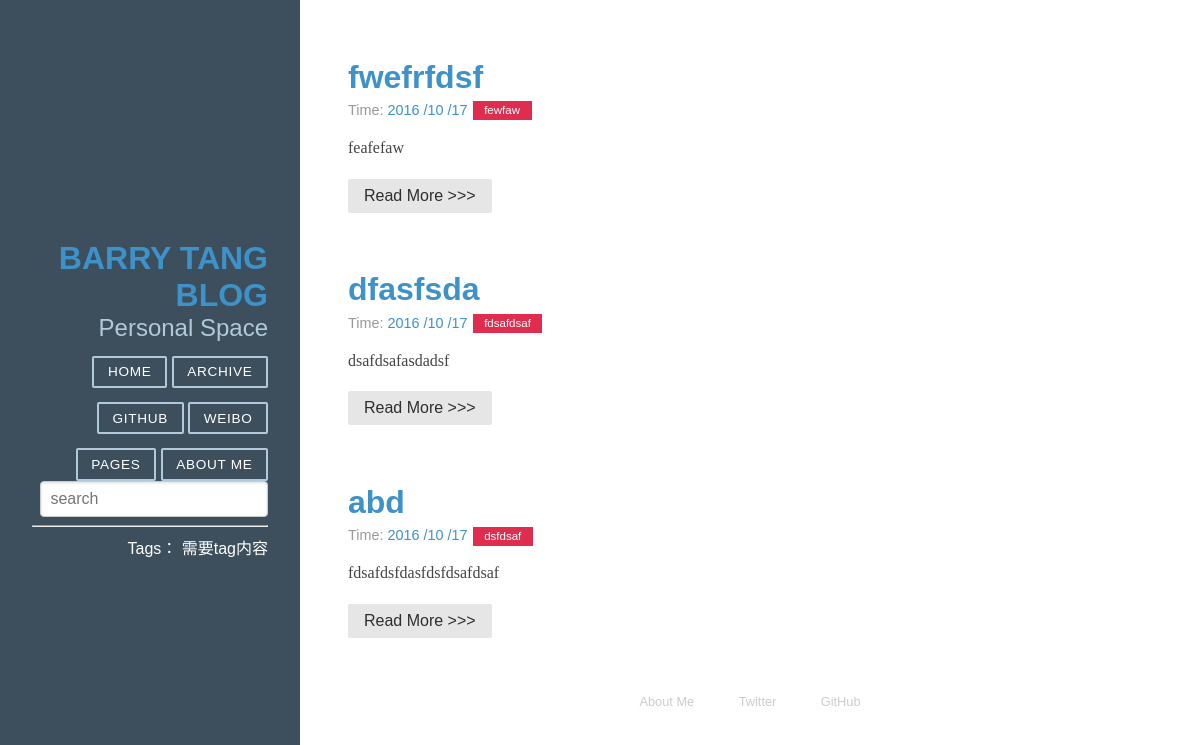
The app's page /, older data.
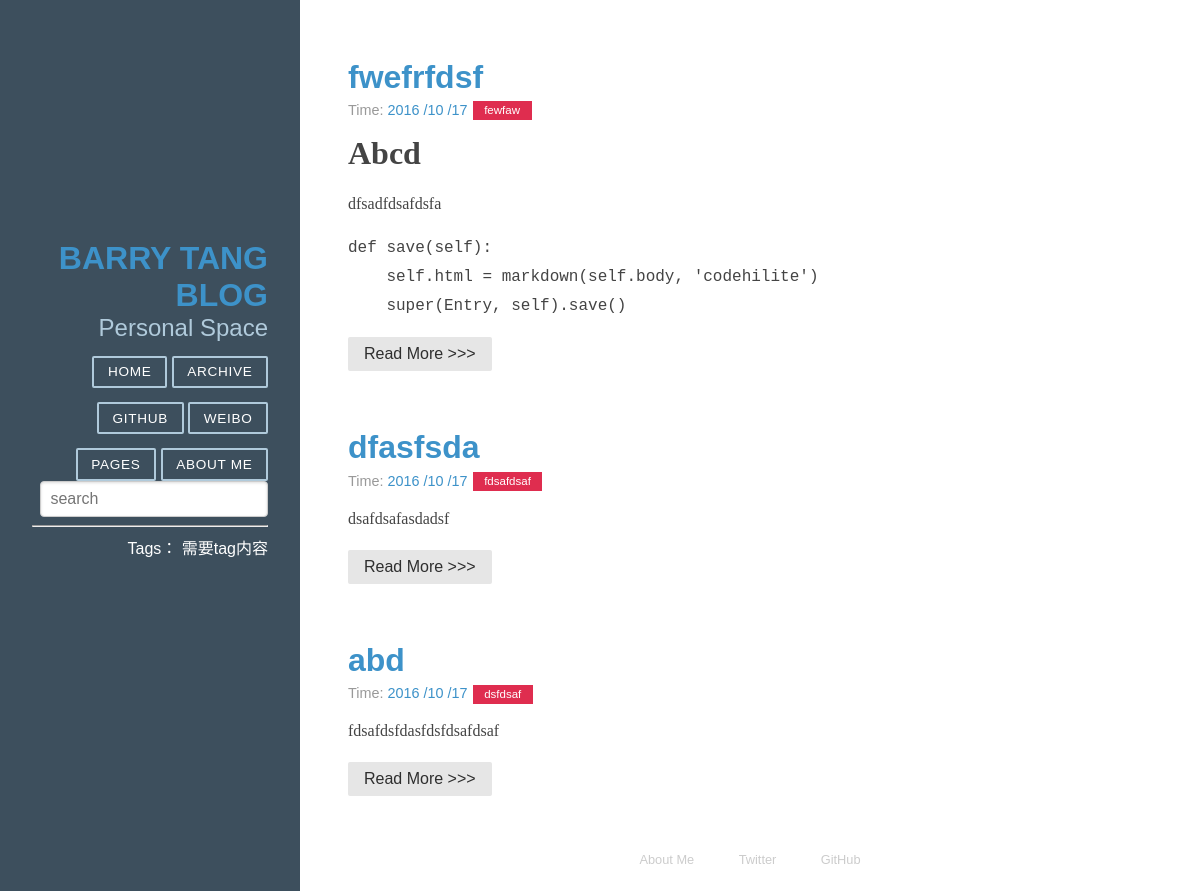
The same page, newer data.
### article/models.py (models this page shows)
class Article(models.Model) :
    title = models.CharField(max_length = 100)
    category = models.CharField(max_length = 50, blank = True)
    date_time = models.DateTimeField(auto_now_add = True)
    content = models.TextField(blank = True, null = True)
    def __str__(self) :
        return self.title
    class Meta:
        ordering = ['-date_time']

### article/views.py (the view)
# urls.py: 2. Add a URL to urlpatterns:  url(r'^$', views.home, name='home')
def home(request):
    post_list = Article.objects.all()  #获取全部的Article对象
    print(post_list)
    return render(request, 'home.html', {'post_list' : post_list})

### article/templatetags/custom_markdown.py (called while the page is built)
@register.filter(is_safe=True)  #注册template filter
@stringfilter  #希望字符串作为参数
def custom_markdown(value):
    return mark_safe(markdown.markdown(value,
        extensions = ['markdown.extensions.fenced_code', 'markdown.extensions.codehilite'],
                                       safe_mode=True,
                                       enable_attributes=False))

### article/templates/home.html
{% extends "base.html" %}
{% load custom_markdown %}
{% block content %}
<div class="posts">
    {% for post in post_list %}
        <section class="post">
            <header class="post-header">
                <h2 class="post-title"><a href="{% url "detail" id=post.id %}">{{ post.title }}</a></h2>
                <p class="post-meta">
                    Time:  <a class="post-author" href="#">{{ post.date_time |date:"Y /m /d"}}</a>
                    <a class="post-category post-category-js" href="{% url "search_tag" post.category %}">{{ post.category }}</a>
                </p>
            </header>
                <div class="post-description">
                    <p>
                        {{ post.content|custom_markdown|truncatewords_html:100 }}
                    </p>
                </div>
                <a class="pure-button" href="{% url "detail" id=post.id %}">Read More >>> </a>
        </section>
    {% endfor %}
</div>
{% endblock %}

Row changes from the older to the newer data that the page shows:
changed Article "fwefrfdsf": content|custom_markdown "feafefaw" → "Abcd dfsadfdsafdsfa def save(self): self.html = markdown(self.body, 'codehilite') super(Entry, self).save()"
